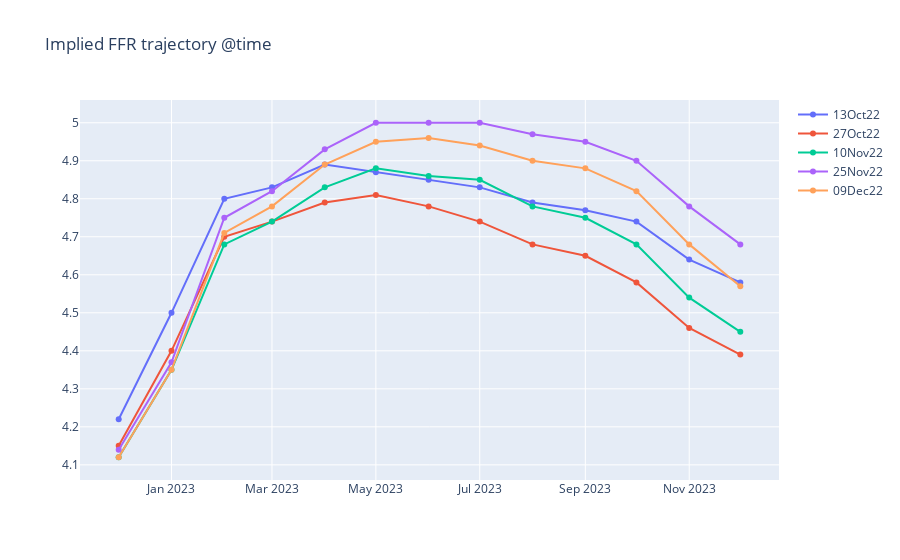

Source (notebook cell):
### Code cell
#using "ffr_months_df" class to parse, clean and transform Fed Funds Futures data

df = FFR__df().df

# transforming dataframe, resetting indexes
df_2 = df.set_index('Date')
df_2 = df_2.T
df_2.reset_index(inplace = True)

# plotting the implied ffr trajectory using plotly library 
fig = go.Figure()
fig.update_layout(title = "Implied FFR trajectory @time")
for proj_month in df_2.columns[80:130:10]:#setting custom range 

    fig.add_trace(go.Scatter(x = df_2['index'], y = df_2[proj_month], name = proj_month.strftime("%d") + proj_month.strftime("%b") + proj_month.strftime("%y"))) #labeling and plotting lines

fig.show()

### Figure 1 — Plotly figure (JSON) as saved in the notebook; plotly's stock layout.template omitted (floating-point values rounded to 4 significant figures)
{"data": [{"name": "13Oct22", "type": "scatter", "x": ["2022-12-01", "2023-01-01", "2023-02-01", "2023-03-01", "2023-04-01", "2023-05-01", "2023-06-01", "2023-07-01", "2023-08-01", "2023-09-01", "2023-10-01", "2023-11-01", "2023-12-01"], "y": [4.22, 4.5, 4.8, 4.83, 4.89, 4.87, 4.85, 4.83, 4.79, 4.77, 4.74, 4.64, 4.58]}, {"name": "27Oct22", "type": "scatter", "x": ["2022-12-01", "2023-01-01", "2023-02-01", "2023-03-01", "2023-04-01", "2023-05-01", "2023-06-01", "2023-07-01", "2023-08-01", "2023-09-01", "2023-10-01", "2023-11-01", "2023-12-01"], "y": [4.15, 4.4, 4.7, 4.74, 4.79, 4.81, 4.78, 4.74, 4.68, 4.65, 4.58, 4.46, 4.39]}, {"name": "10Nov22", "type": "scatter", "x": ["2022-12-01", "2023-01-01", "2023-02-01", "2023-03-01", "2023-04-01", "2023-05-01", "2023-06-01", "2023-07-01", "2023-08-01", "2023-09-01", "2023-10-01", "2023-11-01", "2023-12-01"], "y": [4.12, 4.35, 4.68, 4.74, 4.83, 4.88, 4.86, 4.85, 4.78, 4.75, 4.68, 4.54, 4.45]}, {"name": "25Nov22", "type": "scatter", "x": ["2022-12-01", "2023-01-01", "2023-02-01", "2023-03-01", "2023-04-01", "2023-05-01", "2023-06-01", "2023-07-01", "2023-08-01", "2023-09-01", "2023-10-01", "2023-11-01", "2023-12-01"], "y": [4.14, 4.37, 4.75, 4.82, 4.93, 5, 5, 5, 4.97, 4.95, 4.9, 4.78, 4.68]}, {"name": "09Dec22", "type": "scatter", "x": ["2022-12-01", "2023-01-01", "2023-02-01", "2023-03-01", "2023-04-01", "2023-05-01", "2023-06-01", "2023-07-01", "2023-08-01", "2023-09-01", "2023-10-01", "2023-11-01", "2023-12-01"], "y": [4.12, 4.35, 4.71, 4.78, 4.89, 4.95, 4.96, 4.94, 4.9, 4.88, 4.82, 4.68, 4.57]}], "layout": {"title": {"text": "Implied FFR trajectory @time"}}}
